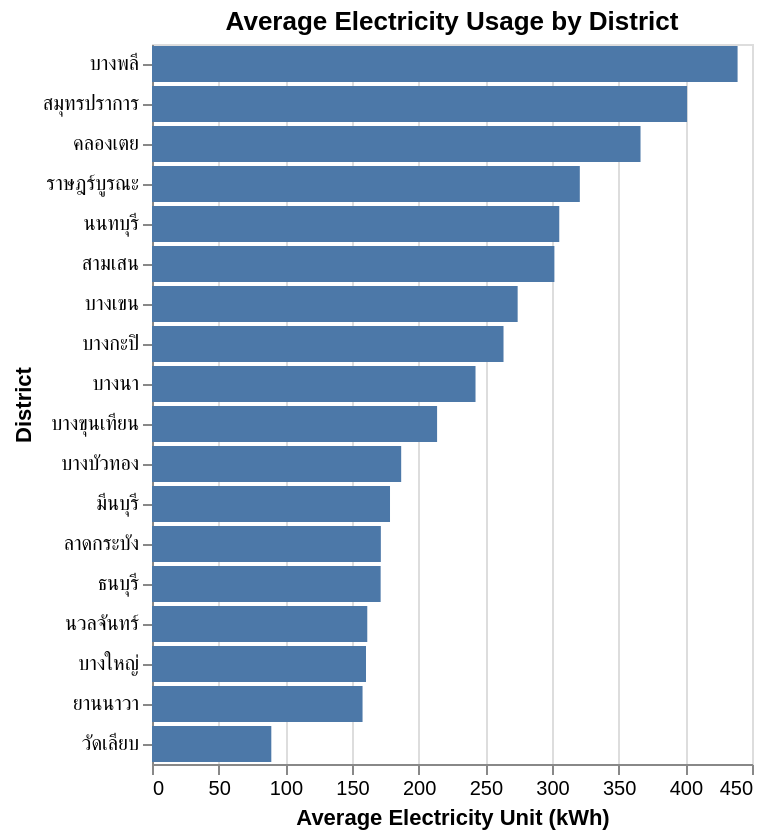

Write notebook code for a chart like this one.
### Code cell
# Create a bar chart for average electricity usage by district
chart_district_rank = alt.Chart(district_avg_usage_ranked).mark_bar().encode(
    x=alt.X('electricity_unit', title='Average Electricity Unit (kWh)'),
    y=alt.Y('district', sort='-x', title='District'),
    tooltip=['district', 'electricity_unit']
).properties(
    title='Average Electricity Usage by District'
).interactive()

chart_district_rank.display()

### Figure 1 — Vega-Lite specification as saved in the notebook (floating-point values rounded to 4 significant figures)
{"config": {"view": {"continuousWidth": 300, "continuousHeight": 300}}, "data": {"name": "data-6da4fecffc72eeda93a174692b7dd9cf"}, "mark": {"type": "bar"}, "encoding": {"tooltip": [{"field": "district", "type": "nominal"}, {"field": "electricity_unit", "type": "quantitative"}], "x": {"field": "electricity_unit", "title": "Average Electricity Unit (kWh)", "type": "quantitative"}, "y": {"field": "district", "sort": "-x", "title": "District", "type": "nominal"}}, "params": [{"name": "param_3", "select": {"type": "interval", "encodings": ["x", "y"]}, "bind": "scales"}], "title": "Average Electricity Usage by District", "$schema": "https://vega.github.io/schema/vega-lite/v5.20.1.json", "datasets": {"data-6da4fecffc72eeda93a174692b7dd9cf": [{"index": 8, "district": "บางพลี", "electricity_unit": 439.2}, {"index": 16, "district": "สมุทรปราการ", "electricity_unit": 401.3}, {"index": 0, "district": "คลองเตย", "electricity_unit": 366.4}, {"index": 13, "district": "ราษฎร์บูรณะ", "electricity_unit": 320.9}, {"index": 2, "district": "นนทบุรี", "electricity_unit": 305.4}, {"index": 17, "district": "สามเสน", "electricity_unit": 301.8}, {"index": 9, "district": "บางเขน", "electricity_unit": 274.2}, {"index": 4, "district": "บางกะปิ", "electricity_unit": 263.6}, {"index": 6, "district": "บางนา", "electricity_unit": 242.6}, {"index": 5, "district": "บางขุนเทียน", "electricity_unit": 213.8}, {"index": 7, "district": "บางบัวทอง", "electricity_unit": 186.9}, {"index": 11, "district": "มีนบุรี", "electricity_unit": 178.5}, {"index": 14, "district": "ลาดกระบัง", "electricity_unit": 171.6}, {"index": 1, "district": "ธนบุรี", "electricity_unit": 171.5}, {"index": 3, "district": "นวลจันทร์", "electricity_unit": 161.5}, {"index": 10, "district": "บางใหญ่", "electricity_unit": 160.5}, {"index": 12, "district": "ยานนาวา", "electricity_unit": 157.9}, {"index": 15, "district": "วัดเลียบ", "electricity_unit": 89.48}]}}
